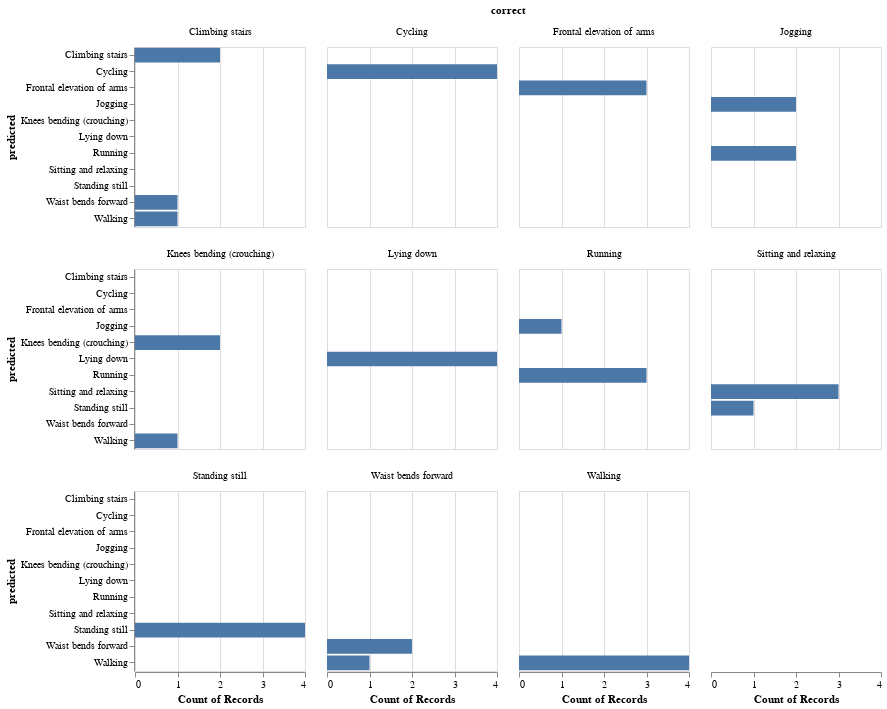

The cell this chart's notebook holds for it:
### Code cell
params = {
            'C': np.arange(0.25, 14, 0.25),
            'kernel': ['poly', 'rbf', 'linear'],
            'degree': np.arange(1, 6, 1)
        }

model = SVC()
clf = GridSearchCV(model, params, n_jobs=5, 
               cv=StratifiedKFold(random_state=42, shuffle=True), 
               verbose=0, refit=True)

clf.fit(X_train, y_train)
y_pred = clf.predict(X_test)
score = accuracy_score(y_pred, y_test)
print("Score: {:.2f}".format(score))
show_result(y_pred, y_test)

### Figure 1 — Vega-Lite specification as saved in the notebook (floating-point values rounded to 4 significant figures)
{"config": {"view": {"continuousWidth": 400, "continuousHeight": 300}}, "data": {"name": "data-64fe8df3ed39027149c050c002d80945"}, "facet": {"type": "nominal", "field": "correct"}, "spec": {"mark": "bar", "encoding": {"x": {"type": "nominal", "aggregate": "count", "field": "predicted"}, "y": {"type": "nominal", "field": "predicted"}}, "height": 180, "width": 170}, "columns": 4, "$schema": "https://vega.github.io/schema/vega-lite/v4.8.1.json", "datasets": {"data-64fe8df3ed39027149c050c002d80945": [{"predicted": "Climbing stairs", "correct": "Climbing stairs"}, {"predicted": "Sitting and relaxing", "correct": "Sitting and relaxing"}, {"predicted": "Lying down", "correct": "Lying down"}, {"predicted": "Standing still", "correct": "Standing still"}, {"predicted": "Frontal elevation of arms", "correct": "Frontal elevation of arms"}, {"predicted": "Walking", "correct": "Walking"}, {"predicted": "Walking", "correct": "Climbing stairs"}, {"predicted": "Standing still", "correct": "Standing still"}, {"predicted": "Lying down", "correct": "Lying down"}, {"predicted": "Walking", "correct": "Walking"}, {"predicted": "Standing still", "correct": "Standing still"}, {"predicted": "Standing still", "correct": "Standing still"}, {"predicted": "Cycling", "correct": "Cycling"}, {"predicted": "Standing still", "correct": "Sitting and relaxing"}, {"predicted": "Frontal elevation of arms", "correct": "Frontal elevation of arms"}, {"predicted": "Walking", "correct": "Knees bending (crouching)"}, {"predicted": "Waist bends forward", "correct": "Waist bends forward"}, {"predicted": "Cycling", "correct": "Cycling"}, {"predicted": "Frontal elevation of arms", "correct": "Frontal elevation of arms"}, {"predicted": "Knees bending (crouching)", "correct": "Knees bending (crouching)"}, {"predicted": "Walking", "correct": "Walking"}, {"predicted": "Waist bends forward", "correct": "Waist bends forward"}, {"predicted": "Climbing stairs", "correct": "Climbing stairs"}, {"predicted": "Running", "correct": "Jogging"}, {"predicted": "Jogging", "correct": "Running"}, {"predicted": "Lying down", "correct": "Lying down"}, {"predicted": "Jogging", "correct": "Jogging"}, {"predicted": "Sitting and relaxing", "correct": "Sitting and relaxing"}, {"predicted": "Knees bending (crouching)", "correct": "Knees bending (crouching)"}, {"predicted": "Running", "correct": "Jogging"}, {"predicted": "Cycling", "correct": "Cycling"}, {"predicted": "Waist bends forward", "correct": "Climbing stairs"}, {"predicted": "Lying down", "correct": "Lying down"}, {"predicted": "Cycling", "correct": "Cycling"}, {"predicted": "Jogging", "correct": "Jogging"}, {"predicted": "Running", "correct": "Running"}, {"predicted": "Running", "correct": "Running"}, {"predicted": "Walking", "correct": "Waist bends forward"}, {"predicted": "Running", "correct": "Running"}, {"predicted": "Sitting and relaxing", "correct": "Sitting and relaxing"}, {"predicted": "Walking", "correct": "Walking"}]}}
